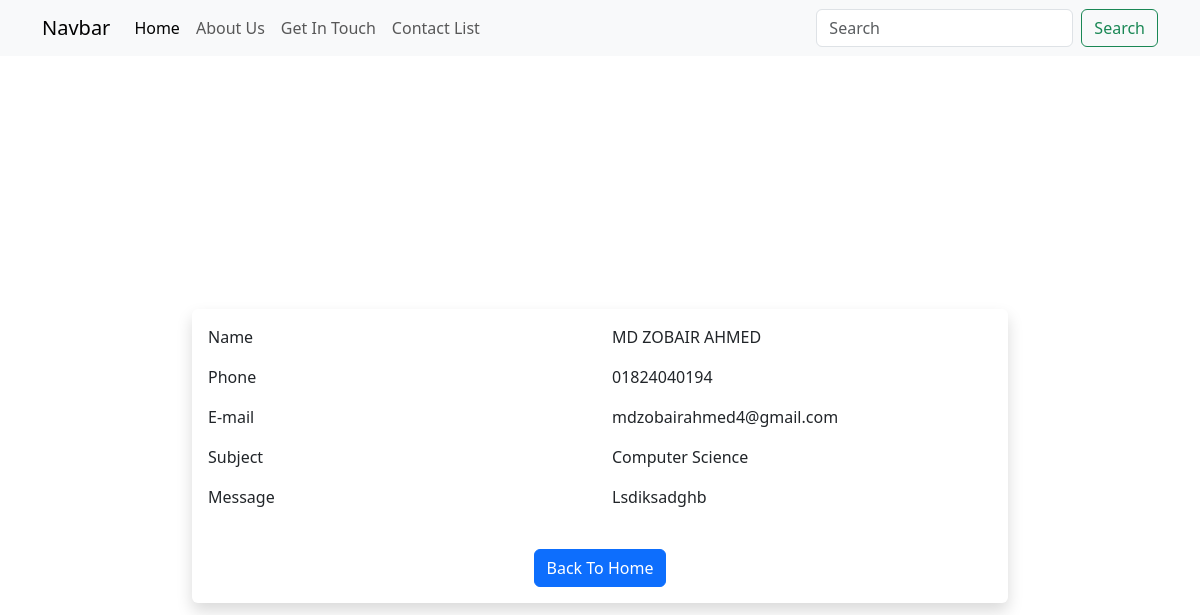
Screenshot of /contact/view/15/ with the database file from the repository.
### firstapp/models.py (models this page shows, shortened)
class Contact(models.Model):
    name = models.CharField(max_length=255)
    phone = models.CharField(max_length=255)
    email = models.EmailField()
    subject = models.CharField(max_length=255)
    message = models.TextField()
    created_at = models.DateTimeField(default=timezone.now)
    updated_at = models.DateTimeField(auto_now=True)
    class Meta:
        verbose_name = 'Contact'
        verbose_name_plural = 'Contacts'

### firstapp/views.py (the view)
# urls.py: path('contact/view/<int:pk>/', views.contact_view, name="contact_view"),
def contact_view(request, pk=None):
    contact = Contact.objects.get(pk=pk)
    return render(request, 'contact_view.html', {'contact':contact})

### firstapp/templates/contact_view.html (shortened to what this page needs)
{% extends "base.html" %}
{% block content %}
<section id="contact">
    <div class="contact">
        <div class="vh-100 row justify-content-center align-items-center">
            <div class="col-8 shadow p-3 rounded">
                <div class="row">
                    <div class="col">
                        <p>Name</p>
                    </div>
                    <div class="col">
                        {{ contact.name }}
                    </div>
                </div>
                <div class="row">
                    <div class="col">
                        <p>Phone</p>
                    </div>
                    <div class="col">
                        {{ contact.phone }}
                    </div>
                </div>
                <div class="row">
                    <div class="col">
                        <p>E-mail</p>
                    </div>
                    <div class="col">
                        {{ contact.email }}
                    </div>
                </div>
                <div class="row">
                    <div class="col">
                        <p>Subject</p>
                    </div>
                    <div class="col">
                        {{ contact.subject }}
                    </div>
                </div>
                <div class="row">
                    <div class="col">
                        <p>Message</p>
                    </div>
                    <div class="col">
                        {{ contact.message }}
                    </div>
                </div>
                <div class="text-center mt-4">
                    <a href="/" class="btn btn-primary">Back To Home</a>
                </div>
            </div>
        </div>
    </div>
</section>
{% endblock content %}

### rows the page displays
Contact: name "MD ZOBAIR AHMED", phone "01824040194", email "mdzobairahmed4@gmail.com", subject "Computer Science", message "Lsdiksadghb"
